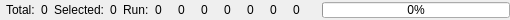
<ui version="4.0" >
 <author></author>
 <comment></comment>
 <exportmacro></exportmacro>
 <class>StatusWidget</class>
 <widget class="QWidget" name="StatusWidget" >
  <property name="geometry" >
   <rect>
    <x>0</x>
    <y>0</y>
    <width>510</width>
    <height>20</height>
   </rect>
  </property>
  <property name="windowTitle" >
   <string>StatusWidget</string>
  </property>
  <layout class="QHBoxLayout" >
   <property name="margin" >
    <number>0</number>
   </property>
   <property name="spacing" >
    <number>6</number>
   </property>
   <item>
    <spacer>
     <property name="orientation" >
      <enum>Qt::Horizontal</enum>
     </property>
     <property name="sizeType" >
      <enum>QSizePolicy::Fixed</enum>
     </property>
     <property name="sizeHint" >
      <size>
       <width>6</width>
       <height>12</height>
      </size>
     </property>
    </spacer>
   </item>
   <item>
    <widget class="QLabel" name="labelNumTotalText" >
     <property name="text" >
      <string>Total:</string>
     </property>
    </widget>
   </item>
   <item>
    <widget class="QLabel" name="labelNumTotal" >
     <property name="text" >
      <string>0</string>
     </property>
    </widget>
   </item>
   <item>
    <widget class="QLabel" name="labelNumSelectedText" >
     <property name="text" >
      <string>Selected:</string>
     </property>
    </widget>
   </item>
   <item>
    <widget class="QLabel" name="labelNumSelected" >
     <property name="text" >
      <string>0</string>
     </property>
    </widget>
   </item>
   <item>
    <widget class="QLabel" name="labelNumRunText" >
     <property name="text" >
      <string>Run:</string>
     </property>
    </widget>
   </item>
   <item>
    <widget class="QLabel" name="labelNumRun" >
     <property name="text" >
      <string>0</string>
     </property>
    </widget>
   </item>
   <item>
    <layout class="QHBoxLayout" >
     <property name="margin" >
      <number>0</number>
     </property>
     <property name="spacing" >
      <number>3</number>
     </property>
     <item>
      <widget class="QLabel" name="labelNumSuccessPic" >
       <property name="toolTip" >
        <string>Success</string>
       </property>
       <property name="text" >
        <string/>
       </property>
       <property name="pixmap" >
        <pixmap resource="Resources/qxrunner.qrc" >:/icons/success.png</pixmap>
       </property>
      </widget>
     </item>
     <item>
      <widget class="QLabel" name="labelNumSuccess" >
       <property name="text" >
        <string>0</string>
       </property>
      </widget>
     </item>
    </layout>
   </item>
   <item>
    <layout class="QHBoxLayout" >
     <property name="margin" >
      <number>0</number>
     </property>
     <property name="spacing" >
      <number>3</number>
     </property>
     <item>
      <widget class="QLabel" name="labelNumExceptionsPic" >
       <property name="toolTip" >
        <string>Exceptions</string>
       </property>
       <property name="text" >
        <string/>
       </property>
       <property name="pixmap" >
        <pixmap resource="Resources/qxrunner.qrc" >:/icons/exception.png</pixmap>
       </property>
      </widget>
     </item>
     <item>
      <widget class="QLabel" name="labelNumExceptions" >
       <property name="text" >
        <string>0</string>
       </property>
      </widget>
     </item>
    </layout>
   </item>
   <item>
    <layout class="QHBoxLayout" >
     <property name="margin" >
      <number>0</number>
     </property>
     <property name="spacing" >
      <number>3</number>
     </property>
     <item>
      <widget class="QLabel" name="labelNumFatalsPic" >
       <property name="toolTip" >
        <string>Fatals</string>
       </property>
       <property name="text" >
        <string/>
       </property>
       <property name="pixmap" >
        <pixmap resource="Resources/qxrunner.qrc" >:/icons/fatal.png</pixmap>
       </property>
      </widget>
     </item>
     <item>
      <widget class="QLabel" name="labelNumFatals" >
       <property name="text" >
        <string>0</string>
       </property>
      </widget>
     </item>
    </layout>
   </item>
   <item>
    <layout class="QHBoxLayout" >
     <property name="margin" >
      <number>0</number>
     </property>
     <property name="spacing" >
      <number>3</number>
     </property>
     <item>
      <widget class="QLabel" name="labelNumErrorsPic" >
       <property name="toolTip" >
        <string>Errors</string>
       </property>
       <property name="text" >
        <string/>
       </property>
       <property name="pixmap" >
        <pixmap resource="Resources/qxrunner.qrc" >:/icons/error.png</pixmap>
       </property>
      </widget>
     </item>
     <item>
      <widget class="QLabel" name="labelNumErrors" >
       <property name="text" >
        <string>0</string>
       </property>
      </widget>
     </item>
    </layout>
   </item>
   <item>
    <layout class="QHBoxLayout" >
     <property name="margin" >
      <number>0</number>
     </property>
     <property name="spacing" >
      <number>3</number>
     </property>
     <item>
      <widget class="QLabel" name="labelNumWarningsPic" >
       <property name="toolTip" >
        <string>Warnings</string>
       </property>
       <property name="text" >
        <string/>
       </property>
       <property name="pixmap" >
        <pixmap resource="Resources/qxrunner.qrc" >:/icons/warning.png</pixmap>
       </property>
      </widget>
     </item>
     <item>
      <widget class="QLabel" name="labelNumWarnings" >
       <property name="text" >
        <string>0</string>
       </property>
      </widget>
     </item>
    </layout>
   </item>
   <item>
    <layout class="QHBoxLayout" >
     <property name="margin" >
      <number>0</number>
     </property>
     <property name="spacing" >
      <number>3</number>
     </property>
     <item>
      <widget class="QLabel" name="labelNumInfosPic" >
       <property name="toolTip" >
        <string>Infos</string>
       </property>
       <property name="text" >
        <string/>
       </property>
       <property name="pixmap" >
        <pixmap resource="Resources/qxrunner.qrc" >:/icons/info.png</pixmap>
       </property>
      </widget>
     </item>
     <item>
      <widget class="QLabel" name="labelNumInfos" >
       <property name="text" >
        <string>0</string>
       </property>
      </widget>
     </item>
    </layout>
   </item>
   <item>
    <spacer>
     <property name="orientation" >
      <enum>Qt::Horizontal</enum>
     </property>
     <property name="sizeHint" >
      <size>
       <width>16</width>
       <height>20</height>
      </size>
     </property>
    </spacer>
   </item>
   <item>
    <widget class="QProgressBar" name="progressRun" >
     <property name="sizePolicy" >
      <sizepolicy>
       <hsizetype>7</hsizetype>
       <vsizetype>0</vsizetype>
       <horstretch>1</horstretch>
       <verstretch>0</verstretch>
      </sizepolicy>
     </property>
     <property name="maximumSize" >
      <size>
       <width>16777215</width>
       <height>16</height>
      </size>
     </property>
     <property name="value" >
      <number>0</number>
     </property>
     <property name="orientation" >
      <enum>Qt::Horizontal</enum>
     </property>
    </widget>
   </item>
  </layout>
 </widget>
 <layoutdefault spacing="6" margin="11" />
 <pixmapfunction></pixmapfunction>
 <resources>
  <include location="Resources/qxrunner.qrc" />
 </resources>
 <connections/>
</ui>
